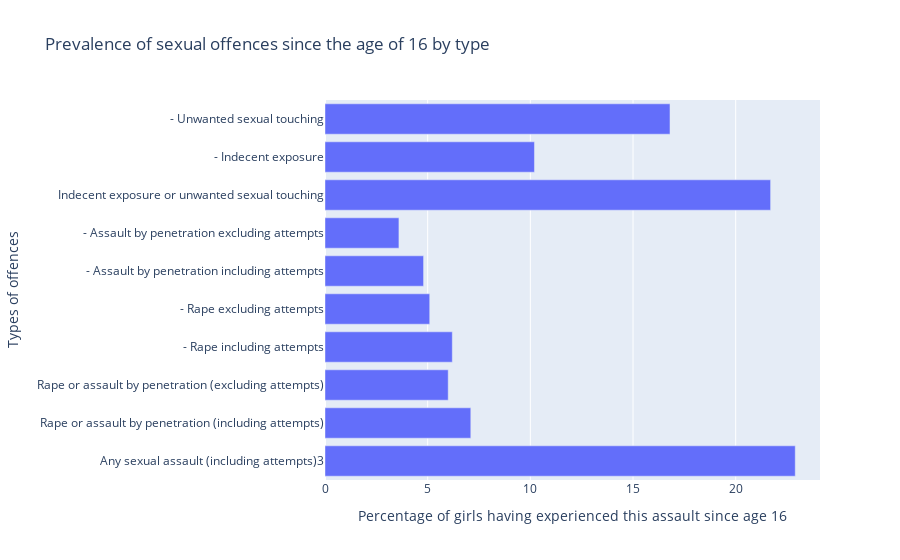

Here is the notebook cell this chart was saved with:
### Code cell
# Analysing and visualising the data

# We plot 3 graphs:
# 1. The prevalence of the types of offences since the age of 16 - interactive bar chart
# 2. The prevalence of the types of offences in the last year - interactive bar chart
# 3. Comparison of the prevalence of the types of offences since the age of 16 and in the last year - interactive bar chart (combining the two previous bar charts)

# For the graph 1. we plot an interactive bar chart

# We create bar chart
df5['Percentage of girls having experienced this assault since age 16']=df5[['Since the age of 16']].astype('float')

fig = px.bar(df5, y="Types of offences", x='Percentage of girls having experienced this assault since age 16', 
             title="Prevalence of sexual offences since the age of 16 by type",
             orientation='h')
fig.show()

### Figure 1 — Plotly figure (JSON) as saved in the notebook; plotly's stock layout.template omitted (floating-point values rounded to 4 significant figures)
{"data": [{"alignmentgroup": "True", "hovertemplate": "Percentage of girls having experienced this assault since age 16=%{x}<br>Types of offences=%{y}<extra></extra>", "legendgroup": "", "marker": {"color": "#636efa"}, "name": "", "offsetgroup": "", "orientation": "h", "showlegend": false, "textposition": "auto", "type": "bar", "x": [22.9, 7.1, 6, 6.2, 5.1, 4.8, 3.6, 21.7, 10.2, 16.8], "xaxis": "x", "y": ["Any sexual assault (including attempts)3", "Rape or assault by penetration (including attempts)", "Rape or assault by penetration (excluding attempts)", "- Rape including attempts", "- Rape excluding attempts", "- Assault by penetration including attempts", "- Assault by penetration excluding attempts", "Indecent exposure or unwanted sexual touching", "- Indecent exposure", "- Unwanted sexual touching"], "yaxis": "y"}], "layout": {"barmode": "relative", "legend": {"tracegroupgap": 0}, "title": {"text": "Prevalence of sexual offences since the age of 16 by type"}, "xaxis": {"anchor": "y", "domain": [0, 1], "title": {"text": "Percentage of girls having experienced this assault since age 16"}}, "yaxis": {"anchor": "x", "domain": [0, 1], "title": {"text": "Types of offences"}}}}
